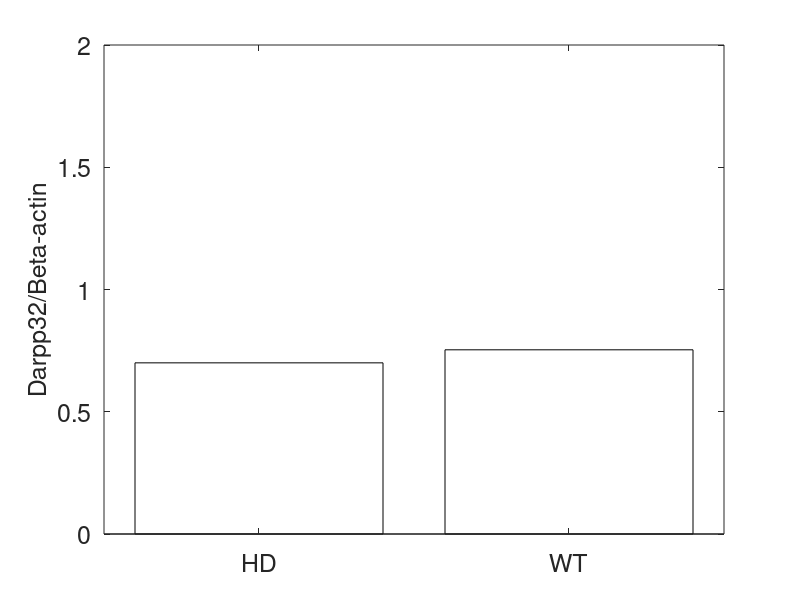

Reproduce this figure in MATLAB. (Note: this script raises an error after producing the figure.)
clear;
close all;

hdData = [1.000 0.630 0.470];
wtData = [0.730 0.600 0.930];

hdMeanData = mean(hdData);
wtMeanData = mean(wtData);
hdStdData = std(hdData);
wtStdData = std(wtData);

y = [hdMeanData; wtMeanData];
e = [hdStdData; wtStdData];

bar(y, 'w');
set(gca,'YLim', [0,2], 'XTickLabel',{'HD', 'WT'}, 'FontSize', 18);
ylabel('Darpp32/Beta-actin', 'FontSize', 18);
ax = gca; % current axes
ax.FontSize = 16;
% title('CAG Repeat Size');
hold on
errorbar([1, 2], y, e, 'k', 'linestyle', 'none', 'lineWidth', 1);
hold off;

% FemaleData = [227 220 223 227 227 225];
% MaleData = [221 220 227 219 223 225];
% 
% MeanFemaleData = mean(FemaleData);
% MeanMaleData = mean(MaleData);
% StdFemaleData = std(FemaleData);
% StdMaleData = std(MaleData);
% 
% y = [MeanMaleData; MeanFemaleData];
% e = [StdMaleData; StdFemaleData];
% 
% bar(y, 'w');
% set(gca,'YLim', [210,235], 'XTickLabel',{'Male', 'Female'}, 'FontSize', 18);
% ylabel('CAG', 'FontSize', 18);
% ax = gca; % current axes
% ax.FontSize = 16;
% % title('CAG Repeat Size');
% hold on
% errorbar([1, 2], y, e, 'k', 'linestyle', 'none', 'lineWidth', 1);
% hold off;
% a_live = [0.9186, 0.9460, 0.9552, 0.9533];
% a_tid = [0.6090, 0.6663, 0.7170, 0.7165];
% a = [a_live; a_tid];
% bar(a, 'grouped')
% set(gca,'YLim', [0.5,1], 'XTickLabel',{'LIVE', 'TID2013'}, 'FontSize', 15);
% ylabel('SRC');
% set(gca, 'Ytick', 0.5:0.05:1, 'ygrid','on','GridLineStyle','-');
% legend('25','50','100','200', 'Location', 'EastOutside');
% legend('boxoff');
% e = [0.0198, 0.0124, 0.0096, 0.0112; 0.0875, 0.0990, 0.1034, 0.0939];
% hold on
% numgroups = size(a, 1);
% numbars = size(a, 2);
% groupwidth = min(0.8, numbars/(numbars+1.5));
% for i = 1:numbars
% 	% Based on barweb.m by Bolu Ajiboye from MATLAB File Exchange
% 	x = (1:numgroups) - groupwidth/2 + (2*i-1) * groupwidth / (2*numbars); % Aligning error bar with individual bar
% 	errorbar(x, a(:,i), e(:,i), 'k', 'linestyle', 'none', 'lineWidth', 1);
% end

% x = 1:13;
% data = [37.6 24.5 14.6 18.1 19.5 8.1 28.5 7.9 3.3 4.1 7.9 1.9 4.3]';
% errhigh = [2.1 4.4 0.4 3.3 2.5 0.4 1.6 0.8 0.6 0.8 2.2 0.9 1.5];
% errlow  = [4.4 2.4 2.3 0.5 1.6 1.5 4.5 1.5 0.4 1.2 1.3 0.8 1.9];
% 
% bar(x,data)                
% 
% hold on
% 
% er = errorbar(x,data,errlow);    
% er.Color = [0 0 0];                            
% er.LineStyle = 'none';  
% 
% hold off
